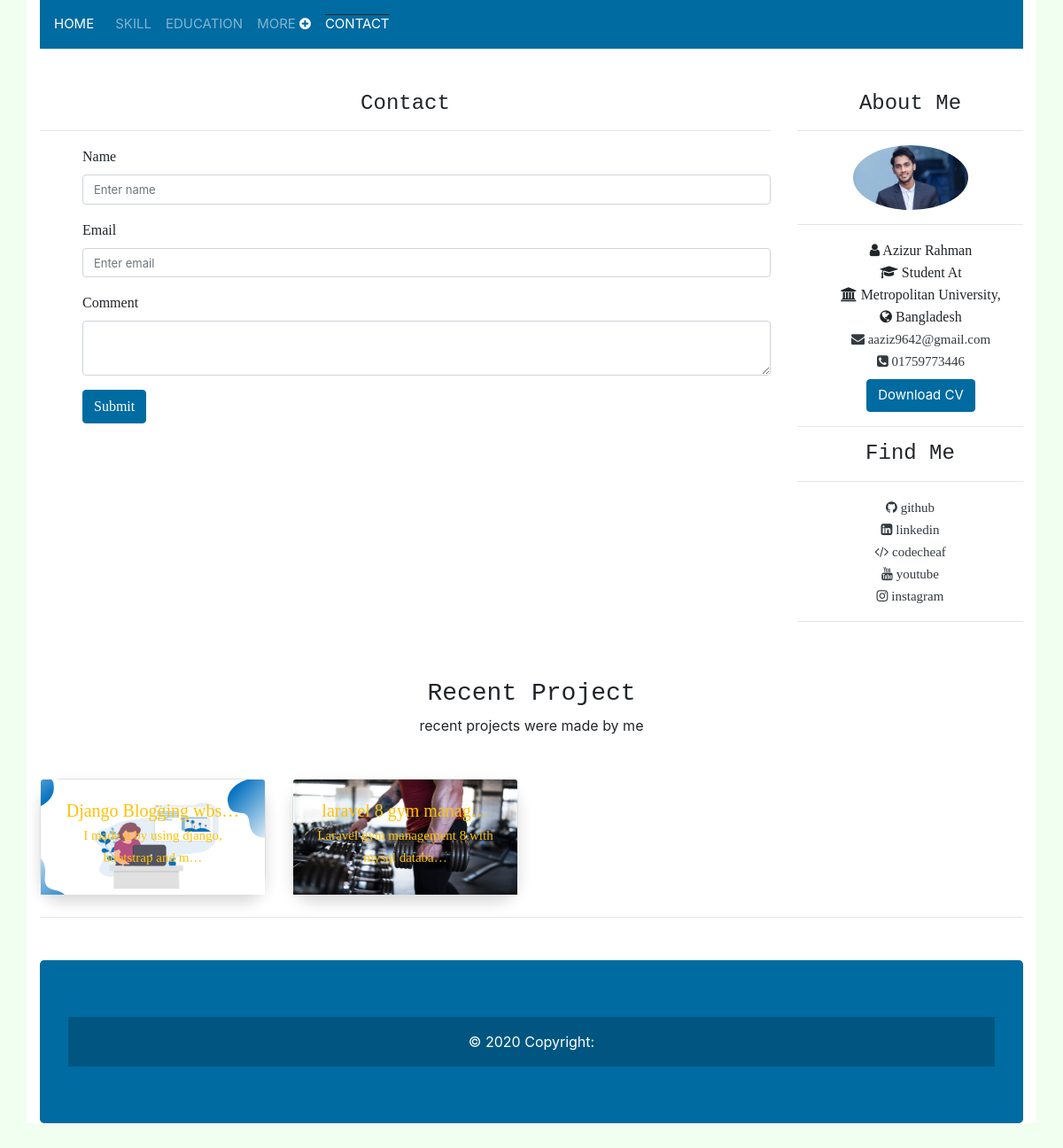
The app's page /contact/, older data.
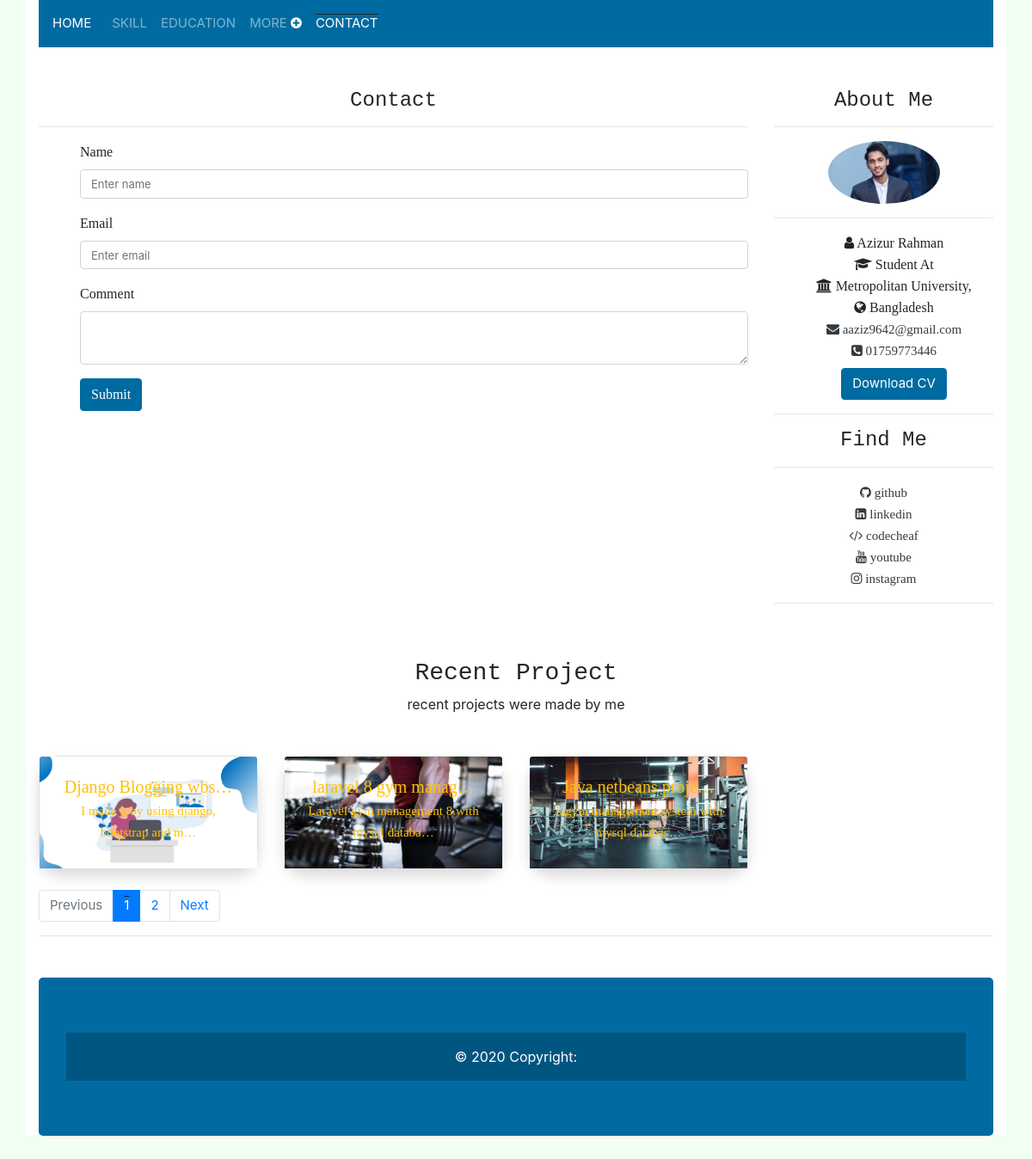
The same page, newer data.
### home/models.py (models this page shows)
class Project(models.Model):
    postCreator = models.CharField(max_length=200)
    projectTitle = models.CharField(max_length=200)
    projectDescriptions = models.TextField()
    projectVideoUrl = models.TextField(blank=True)
    projectGithubUrl = models.TextField(blank=True)
    projectImage = models.ImageField(blank=True, null=True)
    projectViews = models.IntegerField(default=0)
    projectTimeDate = models.DateTimeField(auto_now_add=True, auto_now=False, blank=True)
    def get_photo_url(self):
        if self.projectImage and hasattr(self.projectImage, 'url'):
            return self.projectImage.url
        else:
            return "/static/no-logo.jpg"

### home/views.py (the view)
# urls.py: path('contact/', views.contact, name='contact'),
def contact(request):
    project = Project.objects.all()
    paginator = Paginator(project, 3)
    page = request.GET.get('page')
    project = paginator.get_page(page)
    context = {
        'project':project,
    }
    return render(request, 'contact.html', context)

### templates/contact.html
{% extends 'base.html' %}
{% load static %}
{% block content %}
<div class="col-sm-9">
<h4 class="text-center text-style mb-3">Contact</h4>
    <hr>
<form class="ml-md-5">
  <div class="form-group">
    <label for="exampleInputEmail1"  class="text-style-two ">Name</label>
    <input type="text" class="form-control" id="exampleInputEmail1" aria-describedby="emailHelp" placeholder="Enter name">
  </div>
  <div class="form-group">
    <label for="exampleInputPassword1"  class="text-style-two ">Email</label>
    <input type="email" class="form-control" id="exampleInputPassword1" placeholder="Enter email">
  </div>
  <div class="form-group">
    <label for="exampleInputPassword1"  class="text-style-two ">Comment</label>
    <textarea class="form-control"></textarea>
  </div>
  <button type="submit" class="btn btn-info text-style-two">Submit</button>
</form>
</div>
{% endblock content %}

### templates/base.html (shortened to what the changed rows need)
{% load static %}
<!DOCTYPE html>
<html lang="en">
<head>
  <link rel="stylesheet" href="https://maxcdn.bootstrapcdn.com/bootstrap/4.5.2/css/bootstrap.min.css">
  <link rel="stylesheet" href="{% static 'css/style.css' %}">
   <link
      rel="stylesheet"
      href="https://cdnjs.cloudflare.com/ajax/libs/font-awesome/4.7.0/css/font-awesome.min.css"
    />
</head>
<body style="background-color: #F0FFF0;">
<div class="container bg-white">
  {% url 'home' as home%}
     {% url 'skill' as skill%}
    {% url 'education' as education %}
          {% url 'certificate' as certificate %}
      {% url 'contact' as contact%}
 <p class="text-center">recent projects were made by me<p/>
  <div class="row mt-5">
    {% for project in project %}
    <div class="col-sm-3">
    <a href="#">
<div class="card shadow" style="border-radius: 25px;">
  <img class="card-img-top" src="{{project.get_photo_url}}" style="max-height: 130px;" alt="Card image cap" alt="Card image">
  <div class="card-img-overlay text-center">
    <a href="{% url 'fullProject' project.id %}" class="text-warning text-style-two tt">{{project.projectTitle |truncatechars:20}}</a></br>
    <a href="{% url 'fullProject' project.id %}" class="text-warning text-style-two">{{project.projectDescriptions |truncatechars:43}}</a>
  </div>
</div>
</a>
    </div>
    {% endfor %}
  </div>
<div class="mt-4">
 <nav aria-label="Page navigation example">
       {% if project.has_other_pages %}
  <ul class="pagination">
    {% if project.has_previous %}
      <li class="page-item ">
      <a class="page-link" href="?page={{ project.previous_page_number }}" tabindex="-1">Previous</a>
    </li>
    {% else %}
        <li class="page-item disabled">
      <a class="page-link" href="#" tabindex="-1">Previous</a>
    </li>
    {% endif %}
    {% for i in project.paginator.page_range %}
      {% if project.number == i %}
      <li class="page-item active">
      <a class="page-link" href="#">{{ i }} <span class="sr-only">(current)</span></a>
    </li>
      {% else %}
      <li class="page-item"><a class="page-link" href="?page={{ i }}">{{ i }}</a></li>
      {% endif %}
    {% endfor %}
    {% if project.has_next %}
       <li class="page-item">
      <a class="page-link" href="?page={{ project.next_page_number }}">Next</a>
    </li>
    {% else %}
      <li class="page-item disabled">
      <a class="page-link" href="#" tabindex="-1">Next</a>
    </li>
    {% endif %}
  </ul>
{% endif %}
</nav>
</div>
</div>
</body>
</html>

Row changes from the older to the newer data that the page shows:
added Project: get_photo_url (picture), projectTitle "Java netbeans proje…", projectDescriptions "Jagym management system with mysql databas…"
Text that changed along with them:
text now shown: "Previous Next"
new list line: "1"
new list line: "2"
